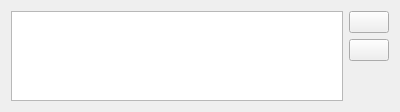
<?xml version="1.0" encoding="UTF-8"?>
<ui version="4.0">
 <class>BthPeripheralWidget</class>
 <widget class="QWidget" name="BthPeripheralWidget">
  <property name="geometry">
   <rect>
    <x>0</x>
    <y>0</y>
    <width>400</width>
    <height>112</height>
   </rect>
  </property>
  <property name="windowTitle">
   <string>Form</string>
  </property>
  <layout class="QHBoxLayout" name="horizontalLayout">
   <item>
    <widget class="QListWidget" name="clientDevices"/>
   </item>
   <item>
    <layout class="QVBoxLayout" name="verticalLayout">
     <item>
      <widget class="QPushButton" name="advertisingControl">
       <property name="text">
        <string/>
       </property>
      </widget>
     </item>
     <item>
      <widget class="QPushButton" name="connectionControl">
       <property name="text">
        <string/>
       </property>
      </widget>
     </item>
     <item>
      <spacer name="verticalSpacer">
       <property name="orientation">
        <enum>Qt::Vertical</enum>
       </property>
       <property name="sizeHint" stdset="0">
        <size>
         <width>20</width>
         <height>40</height>
        </size>
       </property>
      </spacer>
     </item>
    </layout>
   </item>
  </layout>
 </widget>
 <resources/>
 <connections/>
</ui>
